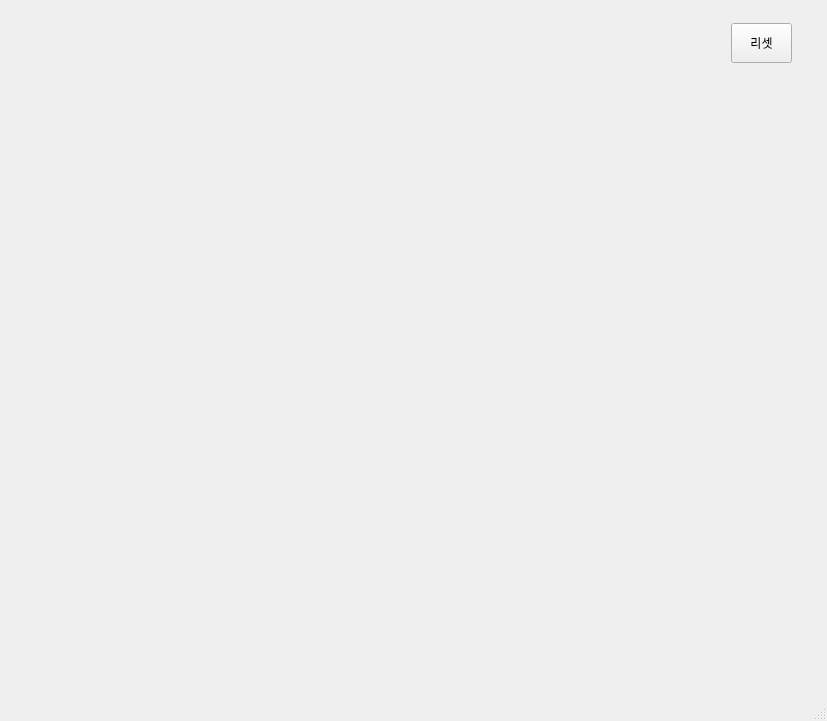
<?xml version="1.0" encoding="UTF-8"?>
<ui version="4.0">
 <class>MainWindow</class>
 <widget class="QMainWindow" name="MainWindow">
  <property name="geometry">
   <rect>
    <x>0</x>
    <y>0</y>
    <width>827</width>
    <height>721</height>
   </rect>
  </property>
  <property name="windowTitle">
   <string>MainWindow</string>
  </property>
  <widget class="QWidget" name="centralwidget">
   <widget class="QPushButton" name="pbReset">
    <property name="geometry">
     <rect>
      <x>731</x>
      <y>23</y>
      <width>61</width>
      <height>40</height>
     </rect>
    </property>
    <property name="toolTip">
     <string>2,3</string>
    </property>
    <property name="text">
     <string>리셋</string>
    </property>
    <property name="iconSize">
     <size>
      <width>40</width>
      <height>40</height>
     </size>
    </property>
   </widget>
  </widget>
  <widget class="QMenuBar" name="menubar">
   <property name="geometry">
    <rect>
     <x>0</x>
     <y>0</y>
     <width>827</width>
     <height>26</height>
    </rect>
   </property>
  </widget>
  <widget class="QStatusBar" name="statusbar"/>
 </widget>
 <resources/>
 <connections/>
</ui>
